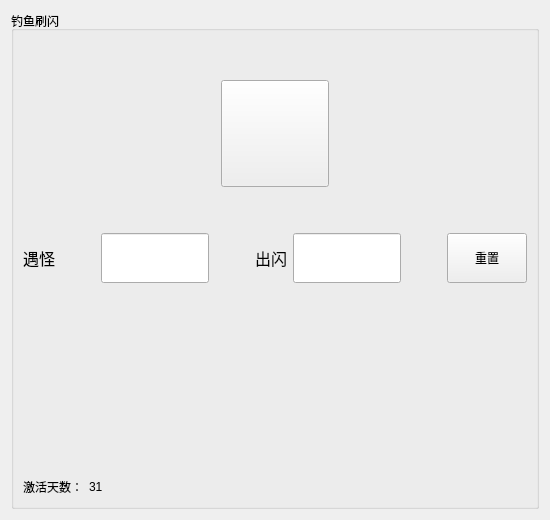
         <widget class="QWidget" name="tab_5">
          <attribute name="icon">
           <iconset>
            <normaloff>assets/PNG/fish.png</normaloff>assets/PNG/fish.png</iconset>
          </attribute>
          <attribute name="title">
           <string/>
          </attribute>
          <layout class="QVBoxLayout" name="verticalLayout_14">
           <item>
            <widget class="QGroupBox" name="groupA1_5">
             <property name="title">
              <string>钓鱼刷闪</string>
             </property>
             <layout class="QVBoxLayout" name="verticalLayout_12">
              <item>
               <layout class="QHBoxLayout" name="horizontalLayout_33">
                <item>
                 <layout class="QGridLayout" name="gridLayout_8" rowstretch="1,4,1" columnstretch="1,4,1">
                  <property name="sizeConstraint">
                   <enum>QLayout::SizeConstraint::SetNoConstraint</enum>
                  </property>
                  <item row="2" column="1">
                   <spacer name="verticalSpacer_17">
                    <property name="orientation">
                     <enum>Qt::Orientation::Vertical</enum>
                    </property>
                    <property name="sizeHint" stdset="0">
                     <size>
                      <width>20</width>
                      <height>40</height>
                     </size>
                    </property>
                   </spacer>
                  </item>
                  <item row="0" column="1">
                   <spacer name="verticalSpacer_18">
                    <property name="orientation">
                     <enum>Qt::Orientation::Vertical</enum>
                    </property>
                    <property name="sizeHint" stdset="0">
                     <size>
                      <width>20</width>
                      <height>40</height>
                     </size>
                    </property>
                   </spacer>
                  </item>
                  <item row="1" column="1">
                   <widget class="QToolButton" name="toolButton_65">
                    <property name="sizePolicy">
                     <sizepolicy hsizetype="Maximum" vsizetype="Maximum">
                      <horstretch>0</horstretch>
                      <verstretch>0</verstretch>
                     </sizepolicy>
                    </property>
                    <property name="minimumSize">
                     <size>
                      <width>100</width>
                      <height>100</height>
                     </size>
                    </property>
                    <property name="text">
                     <string/>
                    </property>
                    <property name="icon">
                     <iconset>
                      <normaloff>assets/PNG/start.png</normaloff>assets/PNG/start.png</iconset>
                    </property>
                    <property name="iconSize">
                     <size>
                      <width>100</width>
                      <height>100</height>
                     </size>
                    </property>
                   </widget>
                  </item>
                  <item row="1" column="2">
                   <spacer name="horizontalSpacer_51">
                    <property name="orientation">
                     <enum>Qt::Orientation::Horizontal</enum>
                    </property>
                    <property name="sizeHint" stdset="0">
                     <size>
                      <width>40</width>
                      <height>20</height>
                     </size>
                    </property>
                   </spacer>
                  </item>
                  <item row="1" column="0">
                   <spacer name="horizontalSpacer_52">
                    <property name="orientation">
                     <enum>Qt::Orientation::Horizontal</enum>
                    </property>
                    <property name="sizeHint" stdset="0">
                     <size>
                      <width>40</width>
                      <height>20</height>
                     </size>
                    </property>
                   </spacer>
                  </item>
                 </layout>
                </item>
               </layout>
              </item>
              <item>
               <layout class="QHBoxLayout" name="horizontalLayout_39">
                <item>
                 <widget class="QLabel" name="label_33">
                  <property name="font">
                   <font>
                    <pointsize>12</pointsize>
                   </font>
                  </property>
                  <property name="text">
                   <string>遇怪</string>
                  </property>
                 </widget>
                </item>
                <item>
                 <spacer name="horizontalSpacer_53">
                  <property name="orientation">
                   <enum>Qt::Orientation::Horizontal</enum>
                  </property>
                  <property name="sizeHint" stdset="0">
                   <size>
                    <width>40</width>
                    <height>20</height>
                   </size>
                  </property>
                 </spacer>
                </item>
                <item>
                 <widget class="QLineEdit" name="lineEdit_11">
                  <property name="sizePolicy">
                   <sizepolicy hsizetype="Maximum" vsizetype="Maximum">
                    <horstretch>0</horstretch>
                    <verstretch>0</verstretch>
                   </sizepolicy>
                  </property>
                  <property name="minimumSize">
                   <size>
                    <width>100</width>
                    <height>50</height>
                   </size>
                  </property>
                 </widget>
                </item>
                <item>
                 <spacer name="horizontalSpacer_54">
                  <property name="orientation">
                   <enum>Qt::Orientation::Horizontal</enum>
                  </property>
                  <property name="sizeHint" stdset="0">
                   <size>
                    <width>40</width>
                    <height>20</height>
                   </size>
                  </property>
                 </spacer>
                </item>
                <item>
                 <widget class="QLabel" name="label_34">
                  <property name="font">
                   <font>
                    <pointsize>12</pointsize>
                   </font>
                  </property>
                  <property name="text">
                   <string>出闪</string>
                  </property>
                 </widget>
                </item>
                <item>
                 <widget class="QLineEdit" name="lineEdit_12">
                  <property name="sizePolicy">
                   <sizepolicy hsizetype="Expanding" vsizetype="Maximum">
                    <horstretch>0</horstretch>
                    <verstretch>0</verstretch>
                   </sizepolicy>
                  </property>
                  <property name="minimumSize">
                   <size>
                    <width>100</width>
                    <height>50</height>
                   </size>
                  </property>
                 </widget>
                </item>
                <item>
                 <spacer name="horizontalSpacer_55">
                  <property name="orientation">
                   <enum>Qt::Orientation::Horizontal</enum>
                  </property>
                  <property name="sizeHint" stdset="0">
                   <size>
                    <width>40</width>
                    <height>20</height>
                   </size>
                  </property>
                 </spacer>
                </item>
                <item>
                 <widget class="QPushButton" name="pushButton_6">
                  <property name="sizePolicy">
                   <sizepolicy hsizetype="Minimum" vsizetype="Maximum">
                    <horstretch>0</horstretch>
                    <verstretch>0</verstretch>
                   </sizepolicy>
                  </property>
                  <property name="minimumSize">
                   <size>
                    <width>0</width>
                    <height>50</height>
                   </size>
                  </property>
                  <property name="text">
                   <string>重置</string>
                  </property>
                 </widget>
                </item>
               </layout>
              </item>
              <item>
               <spacer name="verticalSpacer_19">
                <property name="orientation">
                 <enum>Qt::Orientation::Vertical</enum>
                </property>
                <property name="sizeHint" stdset="0">
                 <size>
                  <width>20</width>
                  <height>188</height>
                 </size>
                </property>
               </spacer>
              </item>
              <item>
               <layout class="QHBoxLayout" name="horizontalLayout_40" stretch="1,1,10">
                <item>
                 <widget class="QLabel" name="label_35">
                  <property name="sizePolicy">
                   <sizepolicy hsizetype="Fixed" vsizetype="Preferred">
                    <horstretch>0</horstretch>
                    <verstretch>0</verstretch>
                   </sizepolicy>
                  </property>
                  <property name="text">
                   <string>激活天数：</string>
                  </property>
                 </widget>
                </item>
                <item>
                 <widget class="QLabel" name="label_36">
                  <property name="sizePolicy">
                   <sizepolicy hsizetype="Fixed" vsizetype="Preferred">
                    <horstretch>0</horstretch>
                    <verstretch>0</verstretch>
                   </sizepolicy>
                  </property>
                  <property name="text">
                   <string>31</string>
                  </property>
                 </widget>
                </item>
                <item>
                 <spacer name="horizontalSpacer_56">
                  <property name="orientation">
                   <enum>Qt::Orientation::Horizontal</enum>
                  </property>
                  <property name="sizeHint" stdset="0">
                   <size>
                    <width>40</width>
                    <height>20</height>
                   </size>
                  </property>
                 </spacer>
                </item>
               </layout>
              </item>
             </layout>
            </widget>
           </item>
          </layout>
         </widget>
